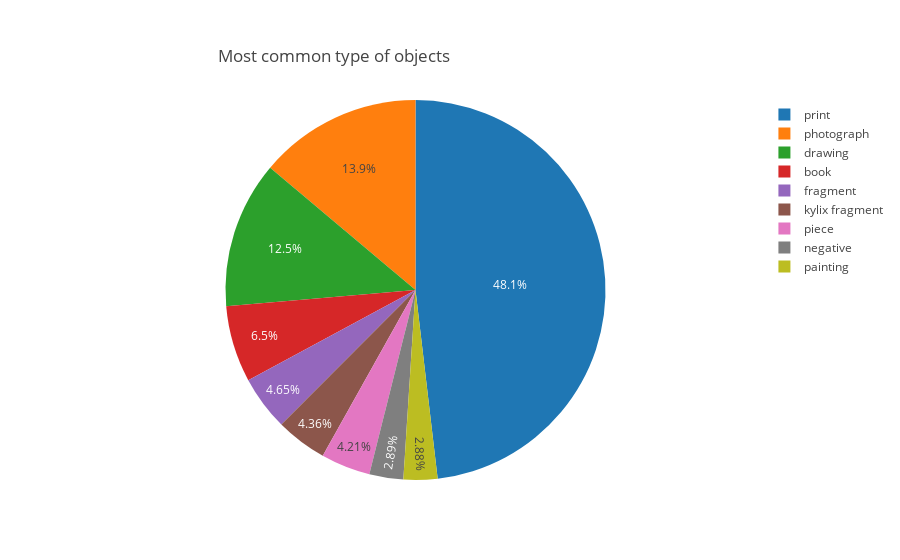

Notebook cell for this chart:
### Markdown cell above
## What objectName is the most popular?

### Code cell
object_name = value_count('Object Name')
piechart(object_name,'Object Name','Most common type of objects',5000)

### Figure 1 — Plotly figure (JSON) as saved in the notebook; plotly's stock layout.template omitted (floating-point values rounded to 4 significant figures)
{"data": [{"labels": ["print", "photograph", "drawing", "book", "fragment", "kylix fragment", "piece", "negative", "painting"], "type": "pie", "uid": "111de0c5-cf7c-4a24-81e1-55a7e004ea98", "values": [98733, 28436, 25650, 13340, 9538, 8944, 8630, 5928, 5909]}], "layout": {"title": {"text": "Most common type of objects", "xanchor": "right", "yanchor": "top"}}}
